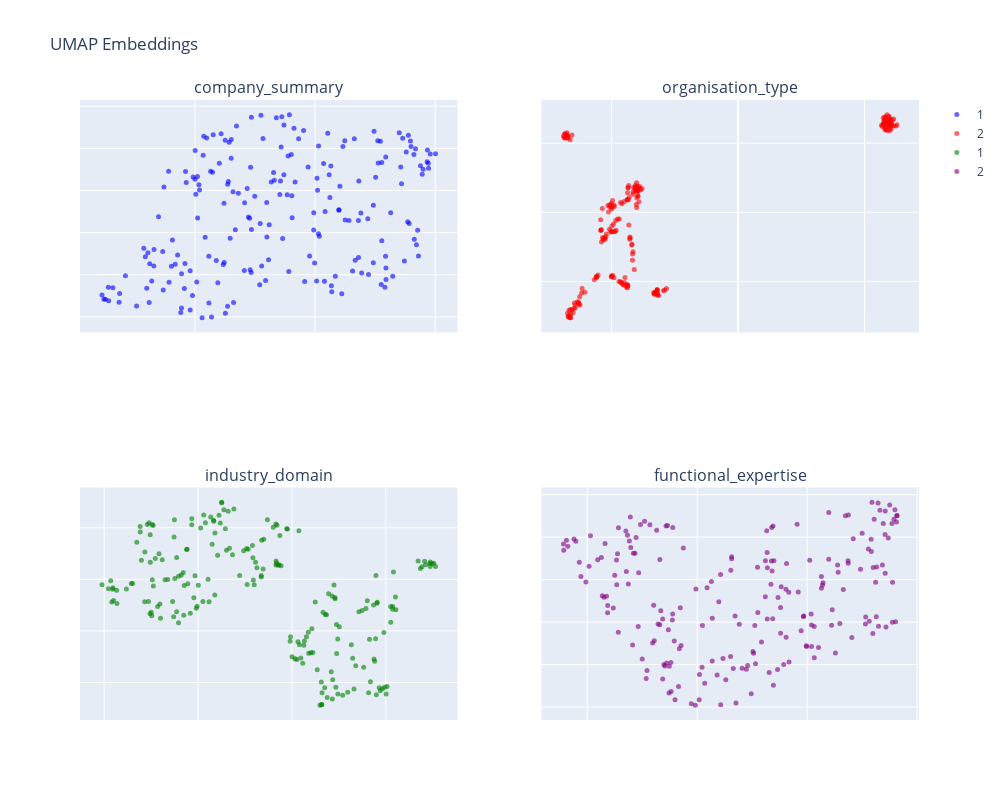

Notebook code cell kept with this figure:
### Code cell
# Function to wrap text
def wrap_text(text, max_length=50):
    words = text.split()
    lines = []
    current_line = []
    current_length = 0

    for word in words:
        if current_length + len(word) + 1 <= max_length:
            current_line.append(word)
            current_length += len(word) + 1
        else:
            lines.append(' '.join(current_line))
            current_line = [word]
            current_length = len(word)

    if current_line:
        lines.append(' '.join(current_line))
    return '<br>'.join(lines)

# Create a new column with wrapped company summaries
df['wrapped_summary'] = df['company_summary'].apply(wrap_text)
# Create subplots
fig = make_subplots(rows=2, cols=2, subplot_titles=list(umap_emb.keys()))

# Define colors for each subplot
colors = ['blue', 'red', 'green', 'purple']

# Create scatter plots for each embedding
for i, (col, emb) in enumerate(umap_emb.items(), start=1):
    row = (i-1) // 2 + 1
    col = (i-1) % 2 + 1
    
    scatter = go.Scatter(
        x=emb[:, 0],
        y=emb[:, 1],
        mode='markers',
        marker=dict(color=colors[i-1], size=5, opacity=0.6),
        text=[f"<b>{org}</b><br>Type: {org_type}<br>Industry: {industry}<br>Expertise: {expertise}<br><br>{summary}" 
              for org, org_type, industry, expertise, summary in 
              zip(df['organisation'], df['organisation_type'], df['industry_domain'], df['functional_expertise'], df['wrapped_summary'])],
        hoverinfo='text',
        hovertemplate="%{text}",
        name=col
    )
    
    fig.add_trace(scatter, row=row, col=col)

# Update layout
fig.update_layout(height=800, width=1000, title_text="UMAP Embeddings")
fig.update_xaxes(showticklabels=False)
fig.update_yaxes(showticklabels=False)

# Show the plot
fig.show()

### Figure 1 — Plotly figure (JSON) as saved in the notebook; plotly's stock layout.template omitted (floating-point values rounded to 4 significant figures; data arrays with more than 128 entries replaced by an {"elided": "..."} marker saying what was removed)
{"data": [{"hoverinfo": "text", "hovertemplate": "%{text}", "marker": {"color": "blue", "opacity": 0.6, "size": 5}, "mode": "markers", "name": "1", "text": {"elided": "206 str values"}, "type": "scatter", "x": {"elided": "206 float values"}, "xaxis": "x", "y": {"elided": "206 float values"}, "yaxis": "y"}, {"hoverinfo": "text", "hovertemplate": "%{text}", "marker": {"color": "red", "opacity": 0.6, "size": 5}, "mode": "markers", "name": "2", "text": {"elided": "206 str values"}, "type": "scatter", "x": {"elided": "206 float values"}, "xaxis": "x2", "y": {"elided": "206 float values"}, "yaxis": "y2"}, {"hoverinfo": "text", "hovertemplate": "%{text}", "marker": {"color": "green", "opacity": 0.6, "size": 5}, "mode": "markers", "name": "1", "text": {"elided": "206 str values"}, "type": "scatter", "x": {"elided": "206 float values"}, "xaxis": "x3", "y": {"elided": "206 float values"}, "yaxis": "y3"}, {"hoverinfo": "text", "hovertemplate": "%{text}", "marker": {"color": "purple", "opacity": 0.6, "size": 5}, "mode": "markers", "name": "2", "text": {"elided": "206 str values"}, "type": "scatter", "x": {"elided": "206 float values"}, "xaxis": "x4", "y": {"elided": "206 float values"}, "yaxis": "y4"}], "layout": {"annotations": [{"font": {"size": 16}, "showarrow": false, "text": "company_summary", "x": 0.225, "xanchor": "center", "xref": "paper", "y": 1, "yanchor": "bottom", "yref": "paper"}, {"font": {"size": 16}, "showarrow": false, "text": "organisation_type", "x": 0.775, "xanchor": "center", "xref": "paper", "y": 1, "yanchor": "bottom", "yref": "paper"}, {"font": {"size": 16}, "showarrow": false, "text": "industry_domain", "x": 0.225, "xanchor": "center", "xref": "paper", "y": 0.375, "yanchor": "bottom", "yref": "paper"}, {"font": {"size": 16}, "showarrow": false, "text": "functional_expertise", "x": 0.775, "xanchor": "center", "xref": "paper", "y": 0.375, "yanchor": "bottom", "yref": "paper"}], "height": 800, "title": {"text": "UMAP Embeddings"}, "width": 1000, "xaxis": {"anchor": "y", "domain": [0, 0.45], "showticklabels": false}, "xaxis2": {"anchor": "y2", "domain": [0.55, 1], "showticklabels": false}, "xaxis3": {"anchor": "y3", "domain": [0, 0.45], "showticklabels": false}, "xaxis4": {"anchor": "y4", "domain": [0.55, 1], "showticklabels": false}, "yaxis": {"anchor": "x", "domain": [0.625, 1], "showticklabels": false}, "yaxis2": {"anchor": "x2", "domain": [0.625, 1], "showticklabels": false}, "yaxis3": {"anchor": "x3", "domain": [0, 0.375], "showticklabels": false}, "yaxis4": {"anchor": "x4", "domain": [0, 0.375], "showticklabels": false}}}
